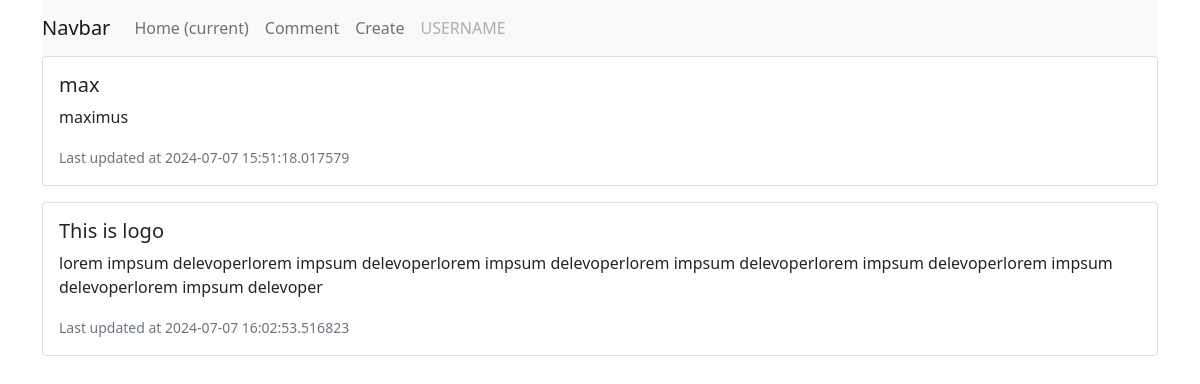
The page / on the database its author committed.
### models.py (models this page shows, shortened)
class Post(db.Model):
    id = db.Column(db.Integer, primary_key=True)
    title = db.Column(db.String(80), nullable=False)
    content = db.Column(db.Text, nullable=False)
    author_id = db.Column(db.Integer, db.ForeignKey('user.id'), nullable=False)
    created_at = db.Column(db.DateTime, default=datetime.utcnow)

### application.py (the view)
@app.route('/')
def index():
    posts = Post.query.all()
    return render_template('index.html', title="Main", posts=posts)

### templates/index.html
{% extends 'menu.html' %} {% block content %} {% for post in posts %}
<div class="card mb-3">
	<div class="card-body">
		<h5 class="card-title">{{ post.title }}</h5>
		<p class="card-text">{{ post.content }}</p>
		<p class="card-text">
			<small class="text-muted">Last updated at {{ post.created_at}}</small>
		</p>
	</div>
</div>
{% endfor %} {% endblock %}

### templates/menu.html (shortened to what this page needs)
<!DOCTYPE html>
<html lang="en">
	<head>
		<link rel="stylesheet" href="static/css/bootstrap.min.css" />
	</head>
	<body>
		<div class="container">
			<nav class="navbar navbar-expand-lg navbar-light bg-light">
				<a class="navbar-brand" href="#">Navbar</a>
				<div class="collapse navbar-collapse" id="navbarNav">
					<ul class="navbar-nav">
						<li class="nav-item active">
							<a class="nav-link" href="{{url_for('index')}}"
								>Home <span class="sr-only">(current)</span></a
							>
						</li>
						<li class="nav-item">
							<a class="nav-link" href="#">Comment</a>
						</li>
						<li class="nav-item">
							<a class="nav-link" href="{{url_for('create')}}">Create</a>
						</li>
						<li class="nav-item">
							<a
								class="nav-link disabled"
								href="#"
								tabindex="-1"
								aria-disabled="true"
								>USERNAME</a
							>
						</li>
					</ul>
				</div>
			</nav>
			{% block content %}{% endblock %}
		</div>
	</body>
</html>

### rows shown on the page
Post: title "max", content "maximus", created_at "2024-07-07 15:51:18.017579"
Post: title "This is logo", content "lorem impsum delevoperlorem impsum delevoperlorem impsum delevoperlorem impsum delevoperlorem impsum delevoperlorem impsum delevoperlorem impsum delevoper", created_at "2024-07-07 16:02:53.516823"
